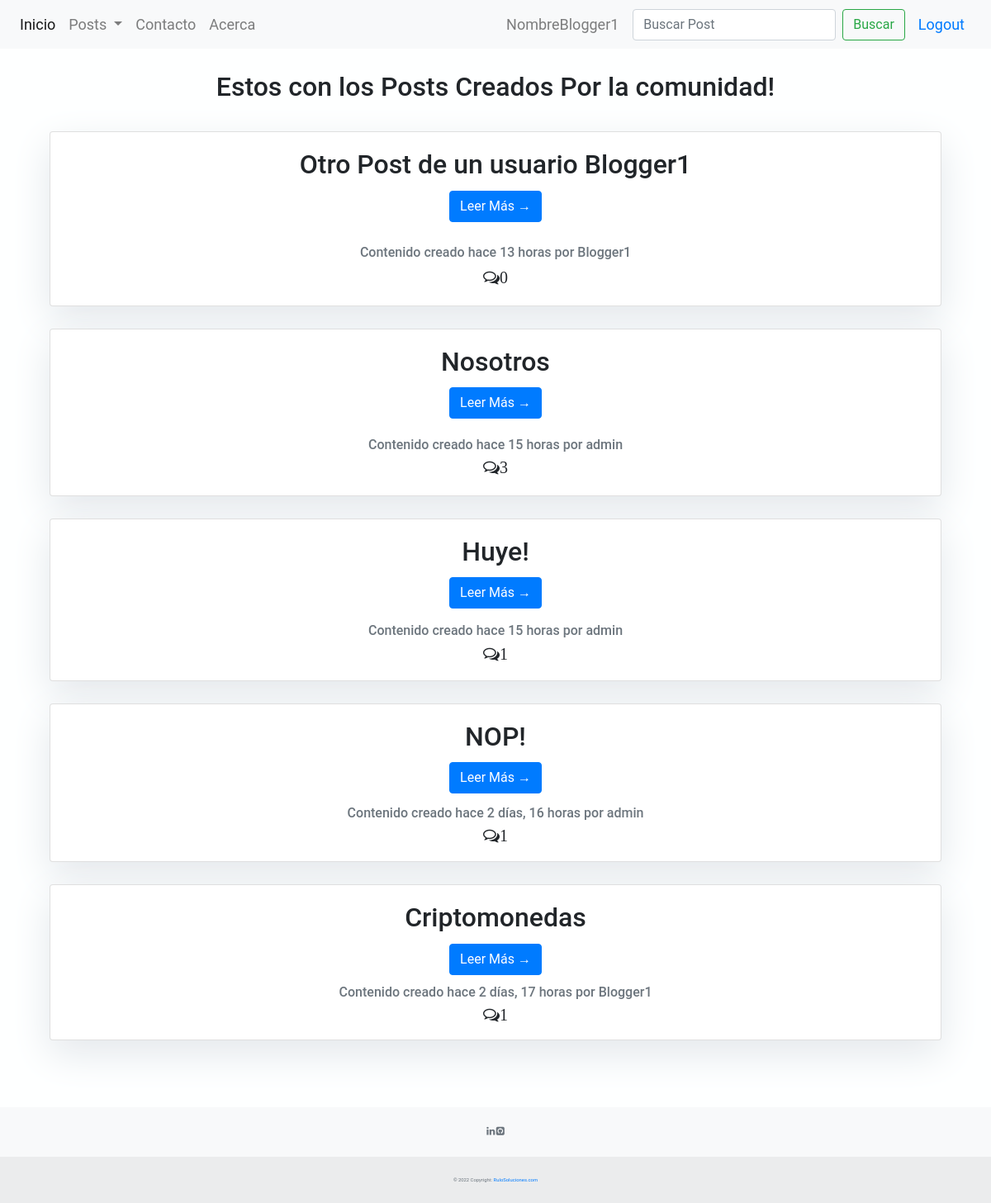
Screenshot of /AppBlog/ (signed in) with the database file from the repository.
### AppBlog/models.py (models this page shows, shortened)
class Perfil(models.Model):
    nombre =models.CharField(max_length=200,default ='nuevo_usuario')
    apellido=models.CharField(max_length=200)
    usuario=models.OneToOneField(User,on_delete=models.CASCADE)
    link = models.CharField(max_length=200)
    biografia=models.CharField(max_length=200)
    image = models.ImageField(upload_to='avatares', null=True, blank = True)

class Post(models.Model):
    titulo = models.CharField(max_length=200, unique=True)
    slug = models.SlugField(max_length=200, null=True,blank=True)
    actualizado = models.DateTimeField(auto_now= True)
    contenido = RichTextField()#models.TextField()
    creado = models.DateTimeField(auto_now_add=True)
    status = models.IntegerField(choices=STATUS, default=0)
    creadopor = models.ForeignKey(User, on_delete=models.CASCADE,default = "",related_name='usuarios')
    class Meta:
        ordering = ['-creado']

### AppBlog/views.py (the view)
# urls.py: path('', login_required(views.Inicio), name="Inicio"), #esta era nuestra primer view
def Inicio(request):
      search_post = request.GET.get('search')
      post_list=''
      if search_post:
            post_list = Post.objects.filter(Q(titulo__icontains=search_post) | Q(contenido__icontains=search_post))
      else:
            post_list = Post.objects.filter(status=1).order_by('-creado')
      return render(request, "AppBlog/posts.html" ,{'post_list':post_list})

### AppBlog/templates/AppBlog/posts.html (shortened to what this page needs)
{% extends "AppBlog/base.html" %}
{% load crispy_forms_tags %}
{% load humanize %}
{% load static %}
{% block content %}
        <div class="container">
                <br>
                {% if post_list %}
                    <center><h2>Estos con los Posts Creados Por la comunidad!</h2></center>
                {% endif %}
                <br>
                {% for post in post_list %}
                    <div class="card text-center">
                        <div class="row">
                            <div class="card-body">
                                <center><h2 class="card-title">{{ post.titulo }}</h2>
                                    <a href="{% url 'PostDetalle' post.slug  %}" class="btn btn-primary">Leer Más &rarr;</a>
                                    <br>
                                    <br>
                                    <small><p class="card-text text-muted h6">Contenido creado {{ post.creado|naturaltime}} por {{post.creadopor}} </p>
                                        {% with  post.comments.count as total_comments %}
                                        <i class="fa fa-comments-o" aria-hidden="true" style='font-size:20px'>{{ total_comments }}</i>
                                        {% endwith %}
                                        <br>
                                </center>
                            </div>
                         </div>
                    </div>
                    <br>
                {% endfor %}
    </div>
{% endblock %}

### AppBlog/templates/AppBlog/base.html (shortened to what this page needs)
<!DOCTYPE html>
<html lang="en">
<head>
    {% load static %}
    <link rel="stylesheet" href="https://stackpath.bootstrapcdn.com/bootstrap/4.1.3/css/bootstrap.min.css">
    <link href="http://maxcdn.bootstrapcdn.com/font-awesome/4.2.0/css/font-awesome.min.css" rel="stylesheet">
</head>
<header class="masthead mb-auto">
<nav class="navbar navbar-expand-lg navbar-light bg-light">
    <div class="collapse navbar-collapse" id="navbarSupportedContent">
      <ul class="navbar-nav mr-auto">
        <li class="nav-item active">
          <a class="nav-link {% if request.path == url %}active{% endif %}" aria-current="page" href="{% url 'Inicio' %}">Inicio</a>
        </li>
        <li class="nav-item dropdown">
          <a class="nav-link dropdown-toggle" href="#" id="navbarDropdown" role="button" data-toggle="dropdown" aria-haspopup="true" aria-expanded="false">
            Posts
          </a>
        </li>
        <li class="nav-item">
          <a class="nav-link {% if request.path == url %}active{% endif %}" aria-current="page" href="{% url 'Contacto' %}">Contacto</a>
        </li>
        <li class="nav-item">
          <a class="nav-link {% if request.path == url %}active{% endif %}" aria-current="page" href="{% url 'acerca' %}">Acerca</a>
        </li>
      </ul>
      {% if  request.user.is_authenticated %}
      <ul class="navbar-nav mr-rigth">
        <li class="nav-item">
          <a class="nav-link {% if request.path == url %}active{% endif %}" aria-current="page" href="{% url 'profile' %}">{{request.user.perfil.nombre}}&nbsp;&nbsp;</a>
        </li>
      </ul>
      {% endif %}
      <form class="form-inline my-2 my-lg-0" action="{% url 'Inicio' %}" method="GET">
        <input class="form-control mr-sm-2" type="text" name="search" placeholder="Buscar Post" aria-label="Search">
        <button class="btn btn-outline-success my-2 my-sm-0" type="submit">Buscar</button>
      </form>
        {% if not request.user.is_authenticated %}
          <a class="nav-link {% if request.path == url %}active{% endif %}" aria-current="page" href="{% url 'Login' %}">Login</a>
        {% else %}
          <a class="nav-link {% if request.path == url %}active{% endif %}" aria-current="page" href="{% url 'Logout' %}">Logout</a>
        {% endif %}
    </div>
  </nav>
</header>
  <body>
  <div class="content container">
    {% block content %}
    {% endblock %}
</div>
<br>
</body>
<br>
<footer class="text-center text-lg-start bg-light text-muted">
      <div class="text-center p-4">
        <a href="https://www.linkedin.com/in/pablo-rivero-/" class="me-4 text-reset text-muted">
          <i class="fa fa-linkedin fa-2x"></i>
        </a>
        <a href="https://github.com/pablofrivero/ProyectoBlogDjango" class="me-4 text-reset text-muted">
          <i class="fa fa-github-square fa-2x"></i>
        </a>
      </div>
    <div class="text-center p-4" style="background-color: rgba(0, 0, 0, 0.05);">
      © 2022 Copyright:
      <a class="text-reset fw-bold" href="">RuloSoluciones.com</a>
    </div>
</footer>
</html>

### AppBlog/templates/AppBlog/base.html (style rules this page uses)
body { font-family: "Roboto", sans-serif; font-size: 18px; background-color: #feffff; }
.card { box-shadow: 0 16px 48px #E3E7EB; }

### rows the page displays
Post: titulo "Otro Post de un usuario Blogger1", creado "hace 13 horas", creadopor "Blogger1", comments.count "0"
Post: titulo "Nosotros", creado "hace 15 horas", creadopor "admin", comments.count "3"
Post: titulo "Huye!", creado "hace 15 horas", creadopor "admin", comments.count "1"
Post: titulo "NOP!", creado "hace 2 días, 16 horas", creadopor "admin", comments.count "1"
Post: titulo "Criptomonedas", creado "hace 2 días, 17 horas", creadopor "Blogger1", comments.count "1"

### other values shown
{{ request.user.perfil.nombre }} "NombreBlogger1"
